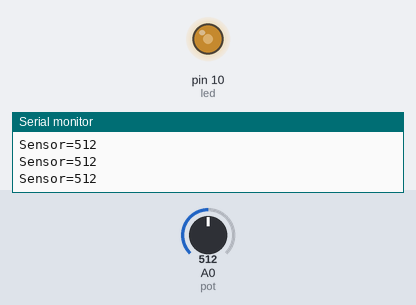
A sketch run on a simulated Arduino Uno, built with avr-gcc and run on an emulated ATmega328P. On the bench: output pins drawn as LEDs (lit = HIGH), the last lines printed to the serial monitor. Inputs (shaded band) come from the test bench; at power-on: A0 (pot) = 512.

Above: at 1.3 s.
1.4 s: A0 (pot) set to 716
At 2.6 s:
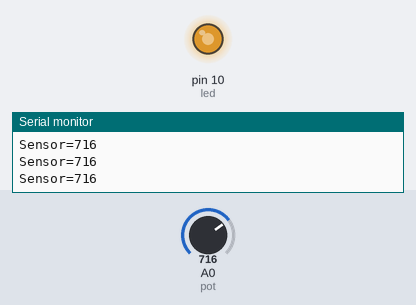
3.0 s: A0 (pot) set to 900
At 3.8 s:
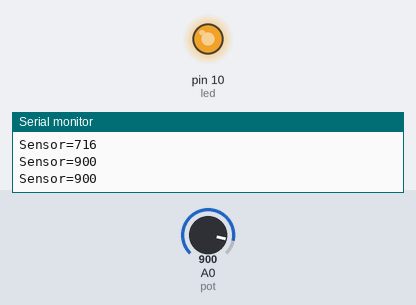
4.5 s: A0 (pot) set to 122
At 5.0 s:
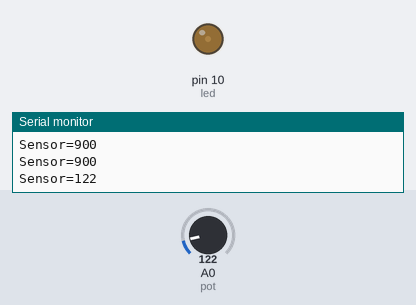
6.0 s: A0 (pot) set to 0
At 7.2 s:
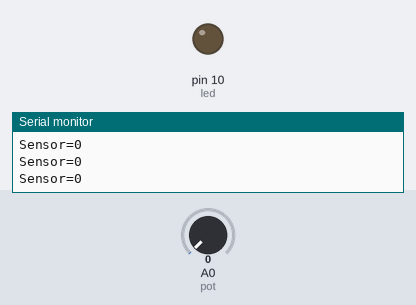
7.5 s: A0 (pot) set to 511
At 8.5 s:
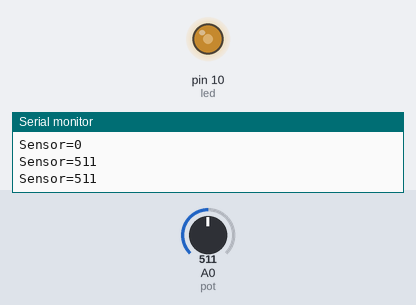
Timing chart, 0 to 10.0 s (numbered marks = the images above; inputs shaded):
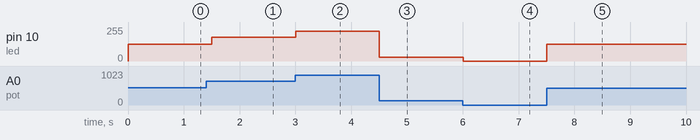

Measured:
- after the input at 1.4 s, pin 10 (led): 127/255 → 178/255 after 0.10 s
- after the input at 3.0 s, pin 10 (led): 178/255 → 224/255 at once
- after the input at 4.5 s, pin 10 (led): 224/255 → 30/255 at once
- after the input at 6.0 s, pin 10 (led): 30/255 → 0/255 at once
- after the input at 7.5 s, pin 10 (led): 0/255 → 127/255 at once

The sketch:

Led_Control.ino
```cpp
#define led 10
#define pot A0
float outputvalue=0;
int sensorval=0;
void setup() {
 pinMode(led,OUTPUT);
 Serial.begin(9600);

}

void loop() {
 sensorval=analogRead(pot);
 outputvalue=map(sensorval,0,1023,0,255);
 analogWrite(led,outputvalue);
 Serial.print("Sensor=");
 Serial.println(sensorval);
 delay(500);

}
```
